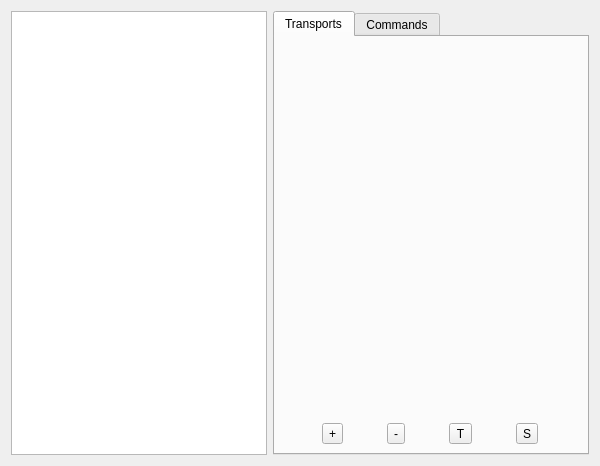
<?xml version="1.0" encoding="UTF-8"?>
<ui version="4.0">
 <class>TransportEditorForm</class>
 <widget class="QWidget" name="TransportEditorForm">
  <property name="geometry">
   <rect>
    <x>0</x>
    <y>0</y>
    <width>600</width>
    <height>466</height>
   </rect>
  </property>
  <property name="windowTitle">
   <string>Form</string>
  </property>
  <layout class="QHBoxLayout" name="horizontalLayout_2">
   <item>
    <widget class="QTableView" name="transportTable">
     <property name="sizePolicy">
      <sizepolicy hsizetype="Fixed" vsizetype="Expanding">
       <horstretch>0</horstretch>
       <verstretch>0</verstretch>
      </sizepolicy>
     </property>
     <property name="editTriggers">
      <set>QAbstractItemView::NoEditTriggers</set>
     </property>
     <property name="alternatingRowColors">
      <bool>true</bool>
     </property>
     <property name="selectionMode">
      <enum>QAbstractItemView::SingleSelection</enum>
     </property>
     <property name="selectionBehavior">
      <enum>QAbstractItemView::SelectRows</enum>
     </property>
     <attribute name="horizontalHeaderVisible">
      <bool>false</bool>
     </attribute>
     <attribute name="verticalHeaderVisible">
      <bool>false</bool>
     </attribute>
    </widget>
   </item>
   <item>
    <widget class="QTabWidget" name="tabWidget">
     <property name="currentIndex">
      <number>0</number>
     </property>
     <widget class="QWidget" name="transportTab">
      <attribute name="title">
       <string>Transports</string>
      </attribute>
      <layout class="QVBoxLayout" name="verticalLayout_2">
       <item>
        <layout class="QVBoxLayout" name="verticalLayout">
         <item>
          <layout class="QVBoxLayout" name="transportLayout"/>
         </item>
         <item>
          <spacer name="horizontalSpacer">
           <property name="orientation">
            <enum>Qt::Horizontal</enum>
           </property>
           <property name="sizeHint" stdset="0">
            <size>
             <width>150</width>
             <height>20</height>
            </size>
           </property>
          </spacer>
         </item>
         <item>
          <spacer name="verticalSpacer">
           <property name="orientation">
            <enum>Qt::Vertical</enum>
           </property>
           <property name="sizeHint" stdset="0">
            <size>
             <width>20</width>
             <height>40</height>
            </size>
           </property>
          </spacer>
         </item>
         <item>
          <layout class="QHBoxLayout" name="horizontalLayout">
           <item>
            <widget class="QToolButton" name="addTransportButton">
             <property name="toolTip">
              <string>Add new transport</string>
             </property>
             <property name="text">
              <string>+</string>
             </property>
             <property name="icon">
              <iconset resource="../../resources.qrc">
               <normaloff>:/icons/images/add-icon.png</normaloff>:/icons/images/add-icon.png</iconset>
             </property>
             <property name="iconSize">
              <size>
               <width>22</width>
               <height>22</height>
              </size>
             </property>
            </widget>
           </item>
           <item>
            <widget class="QToolButton" name="removeTransportButton">
             <property name="toolTip">
              <string>Delete selected transport</string>
             </property>
             <property name="text">
              <string>-</string>
             </property>
             <property name="icon">
              <iconset resource="../../resources.qrc">
               <normaloff>:/icons/images/remove-icon.png</normaloff>:/icons/images/remove-icon.png</iconset>
             </property>
             <property name="iconSize">
              <size>
               <width>22</width>
               <height>22</height>
              </size>
             </property>
            </widget>
           </item>
           <item>
            <widget class="QToolButton" name="testTransportButton">
             <property name="toolTip">
              <string>Test transport</string>
             </property>
             <property name="text">
              <string>T</string>
             </property>
             <property name="icon">
              <iconset resource="../../resources.qrc">
               <normaloff>:/icons/images/test-icon.png</normaloff>:/icons/images/test-icon.png</iconset>
             </property>
             <property name="iconSize">
              <size>
               <width>22</width>
               <height>22</height>
              </size>
             </property>
            </widget>
           </item>
           <item>
            <widget class="QToolButton" name="saveTransportButton">
             <property name="toolTip">
              <string>Save changes</string>
             </property>
             <property name="text">
              <string>S</string>
             </property>
             <property name="icon">
              <iconset resource="../../resources.qrc">
               <normaloff>:/icons/images/save-icon.png</normaloff>:/icons/images/save-icon.png</iconset>
             </property>
             <property name="iconSize">
              <size>
               <width>22</width>
               <height>22</height>
              </size>
             </property>
            </widget>
           </item>
          </layout>
         </item>
        </layout>
       </item>
      </layout>
     </widget>
     <widget class="QWidget" name="commadnTab">
      <attribute name="title">
       <string>Commands</string>
      </attribute>
      <layout class="QVBoxLayout" name="verticalLayout_5">
       <item>
        <layout class="QVBoxLayout" name="verticalLayout_4">
         <item>
          <layout class="QVBoxLayout" name="commandLayout"/>
         </item>
         <item>
          <spacer name="horizontalSpacer_3">
           <property name="orientation">
            <enum>Qt::Horizontal</enum>
           </property>
           <property name="sizeHint" stdset="0">
            <size>
             <width>150</width>
             <height>20</height>
            </size>
           </property>
          </spacer>
         </item>
         <item>
          <spacer name="verticalSpacer_3">
           <property name="orientation">
            <enum>Qt::Vertical</enum>
           </property>
           <property name="sizeHint" stdset="0">
            <size>
             <width>20</width>
             <height>40</height>
            </size>
           </property>
          </spacer>
         </item>
        </layout>
       </item>
      </layout>
     </widget>
    </widget>
   </item>
  </layout>
 </widget>
 <resources>
  <include location="../../resources.qrc"/>
 </resources>
 <connections/>
</ui>
